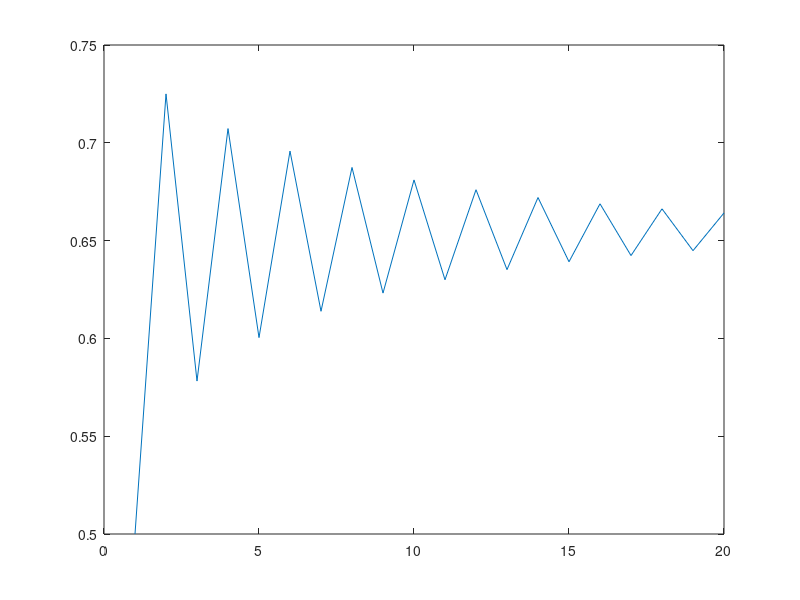

MATLAB code to generate this figure:
% Computes the logistic map.
% Precondition: n/a.
% Postcondition: the logistic map has been plotted.

clear X;

X(1) = 0.5;
r = 2.9;

for iter=1:19
    X(iter+1) = r * X(iter) * (1 - X(iter));
end

plot(X)